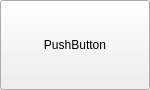
<?xml version="1.0" encoding="UTF-8"?>
<ui version="4.0">
 <class>GameBotton</class>
 <widget class="QWidget" name="GameBotton">
  <property name="geometry">
   <rect>
    <x>0</x>
    <y>0</y>
    <width>150</width>
    <height>90</height>
   </rect>
  </property>
  <property name="minimumSize">
   <size>
    <width>150</width>
    <height>90</height>
   </size>
  </property>
  <property name="maximumSize">
   <size>
    <width>150</width>
    <height>90</height>
   </size>
  </property>
  <property name="windowTitle">
   <string>Form</string>
  </property>
  <widget class="QPushButton" name="PB_Game">
   <property name="geometry">
    <rect>
     <x>0</x>
     <y>0</y>
     <width>150</width>
     <height>90</height>
    </rect>
   </property>
   <property name="text">
    <string>PushButton</string>
   </property>
  </widget>
 </widget>
 <resources/>
 <connections/>
</ui>
